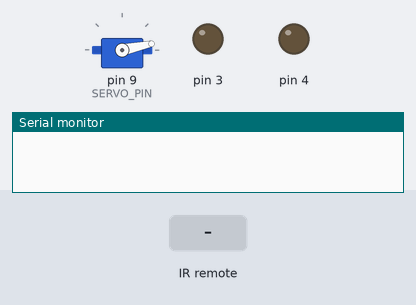
The sketch below on a simulated Arduino Uno, built with avr-gcc and run on an emulated ATmega328P. Parts: servo, output pins drawn as LEDs (lit = HIGH), the last lines printed to the serial monitor. The test bench sets the inputs (shaded band).

Above: at 1.2 s.
1.3 s: infrared code 0x5F12E8C4 received
At 2.5 s:
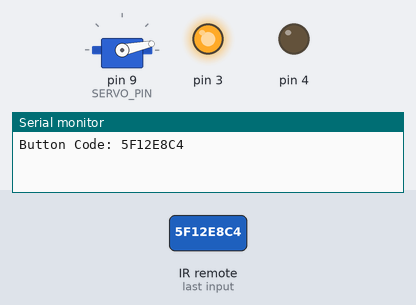
2.8 s: infrared code 0x2340B922 received
At 3.2 s:
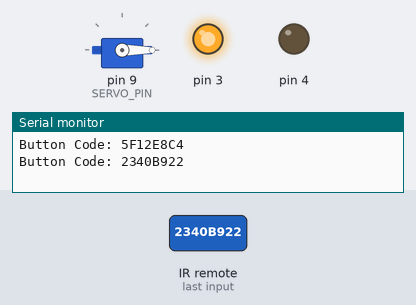
Timing chart, 0 to 5.8 s (numbered marks = the images above; inputs shaded):
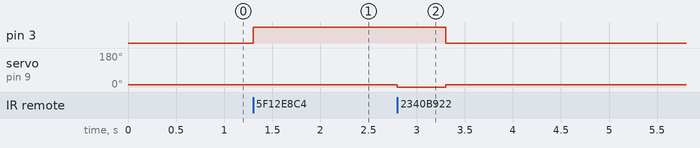

Measured:
- after the input at 1.3 s, pin 3: LOW → HIGH at once
- after the input at 2.8 s, pin 3: HIGH → LOW after 0.50 s; servo on pin 9 (SERVO_PIN): 12° → 0° at once, → 12° 0.50 s later

The sketch:

FTC.ino
```cpp
#include <IRremote.h>
#include <Servo.h>

const int RECV_PIN = 2;       // IR receiver connected to D2
const int SERVO_PIN = 9;      // Servo motor connected to D9

IRrecv irrecv(RECV_PIN);
decode_results results;
Servo myServo;

unsigned long lastSeenTime = 200;
bool codeSeen = false;

void setup() {
  Serial.begin(9600);
  irrecv.enableIRIn();        // Start the IR receiver
  myServo.attach(SERVO_PIN);
  myServo.write(12);  // Attach the servo to pin 9

  pinMode(4, OUTPUT);
  pinMode(3, OUTPUT);


}

void loop() {
  if (irrecv.decode(&results)) {

    if (results.value != 0xE0E0F00F) { // Ignore repeat code
      Serial.print("Button Code: ");
      Serial.println(results.value, HEX);

      // If the received code matches your button, move the servo
      if (results.value == 0x2340B922) {
        myServo.write(0);    // Move to 0 degrees
        delay(500);
        myServo.write(12);          // Stay for 0.5 seconds

      }

      if (results.value == 0x5F12E8C4) {
      digitalWrite(3, HIGH);
      digitalWrite(4, LOW);
      } else {
        digitalWrite(3, LOW);
        digitalWrite(4, LOW);
      }


    }
    irrecv.resume();  // Ready for next signal
  }
}
```
